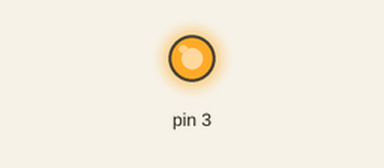
A sketch run on a simulated Arduino Uno, built with avr-gcc and run on an emulated ATmega328P. Parts: output pins drawn as LEDs (lit = HIGH).

Above: at 0.1 s.
Timing chart, 0 to 1.6 s (numbered marks = the images above):
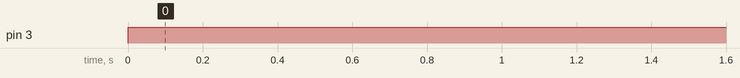

The sketch:

N_Channel_MotorControl.ino
```cpp
void setup()
{
        pinMode(3, OUTPUT);
}

void loop()
{
        analogWrite(3, 255);

}
```

Measured:
- by itself, pin 3: LOW → HIGH at 0.00 s
